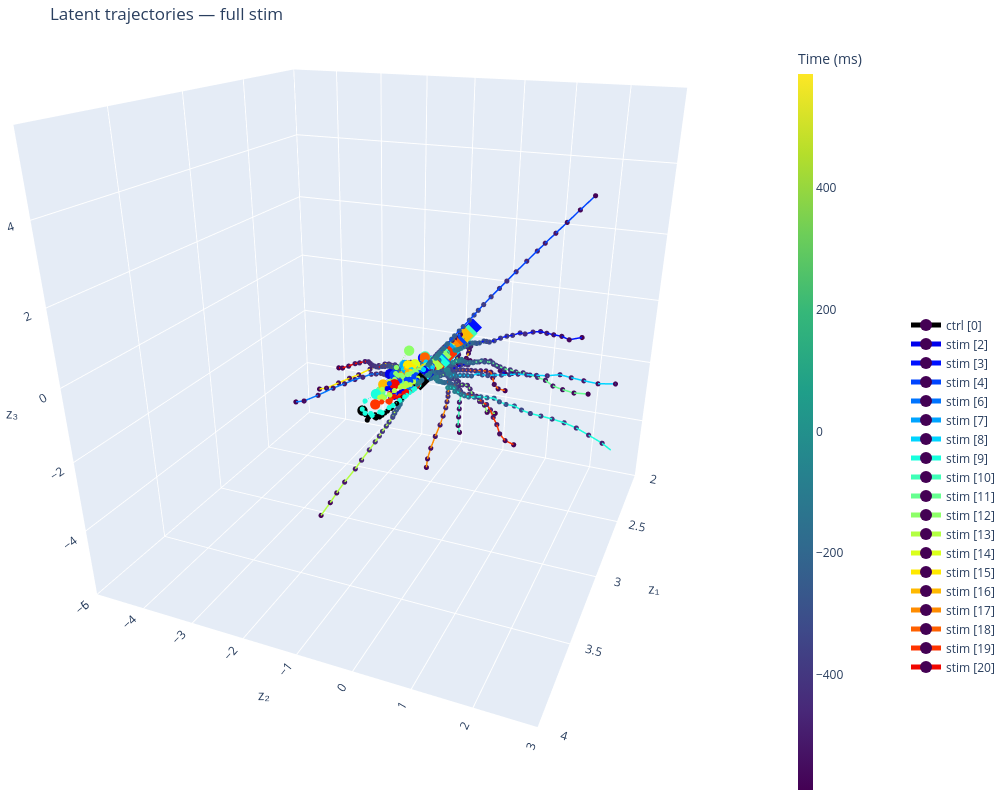

This figure's notebook cell:
### Code cell
# All sessions, post-stim only
fig = plot_latent_phase_portrait_sessions(
    z_by_session=z_by_session,
    centers_ms_by_session=centers_ms_by_session,
    control_indices=CONTROL_INDICES,
    alpha_trials=0.05,
    plot_sessions = [0] +list(range(2, 5)) + list(range(6, 21)),  # or e.g. [0, 1, 2, 5]
    pre_trim_bins=0,
    post_trim_bins=0,
    epoch="full",        # "full", "pre", or "post"
    show_pre_post=True,
    show_trials=False,
    show_markers=True,
    x_range=[2, 4],
    y_range=[-5, 3],
    z_range=[-6, 6],
)
fig.update_layout(scene_camera=dict(eye=dict(x=1.75, y=0.75, z=0.75), center=dict(x=0, y=0, z=-0.2)))
fig.show()
